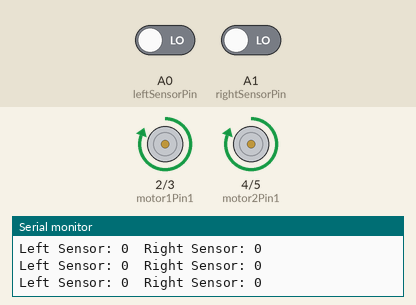
Bench run of a sketch on a simulated Arduino Uno, built with avr-gcc and run on an emulated ATmega328P. Parts: motor-driver pin pairs drawn as motors (green arrow = first pin HIGH = forward, orange = second pin HIGH = backward, longer = more drive), the last lines printed to the serial monitor. The inputs (shaded band) are chosen by the test bench; at power-on: A0 (leftSensorPin) LOW, A1 (rightSensorPin) LOW.

Above: at 1.2 s.
1.3 s: A0 (leftSensorPin) driven HIGH
At 1.6 s:
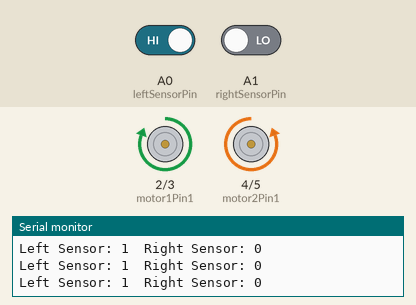
2.8 s: A1 (rightSensorPin) driven HIGH
At 4.0 s:
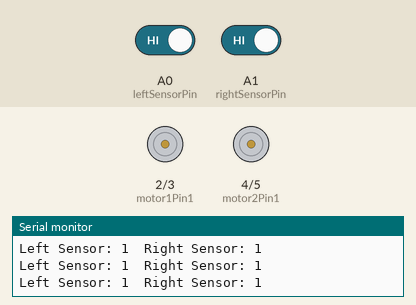
4.3 s: A0 (leftSensorPin) driven LOW
At 5.5 s:
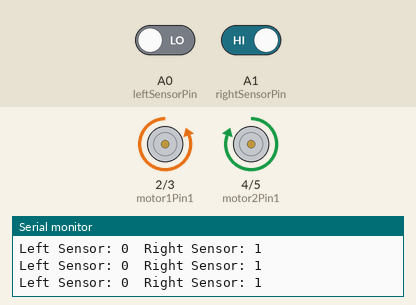
5.8 s: A1 (rightSensorPin) driven LOW
At 6.9 s:
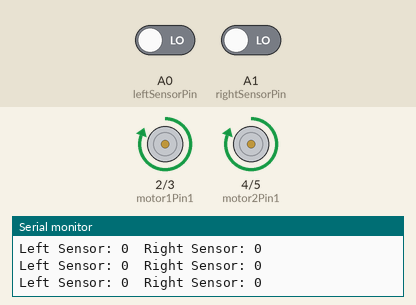
Timing chart, 0 to 8.3 s (numbered marks = the images above; inputs shaded):
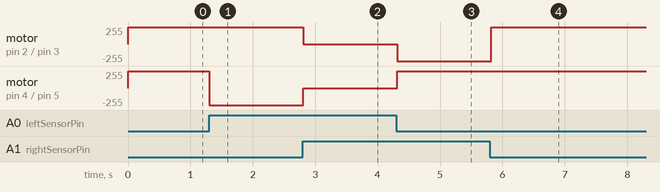

The sketch:

teste_2sensor_linhaE2motores.ino
```cpp
// Definição dos pinos para controle dos motores na Motor Shield L293D
const int motor1Pin1 = 2;
const int motor1Pin2 = 3;
const int motor2Pin1 = 4;
const int motor2Pin2 = 5;

// Definição dos pinos dos sensores de linha
const int leftSensorPin = A0;
const int rightSensorPin = A1;

void setup() {
  // Define os pinos dos motores como saída
  pinMode(motor1Pin1, OUTPUT);
  pinMode(motor1Pin2, OUTPUT);
  pinMode(motor2Pin1, OUTPUT);
  pinMode(motor2Pin2, OUTPUT);

  // Define os pinos dos sensores de linha como entrada
  pinMode(leftSensorPin, INPUT);
  pinMode(rightSensorPin, INPUT);

  // Inicializa a comunicação serial para depuração
  Serial.begin(9600);
}

void loop() {
  // Lê o valor dos sensores de linha
  int leftSensorValue = digitalRead(leftSensorPin);
  int rightSensorValue = digitalRead(rightSensorPin);

  // Depuração: imprime os valores dos sensores no Monitor Serial
  Serial.print("Left Sensor: ");
  Serial.print(leftSensorValue);
  Serial.print("  Right Sensor: ");
  Serial.println(rightSensorValue);

  // Lógica de controle do carrinho
  if (leftSensorValue == HIGH && rightSensorValue == LOW) {
    // Linha detectada apenas pelo sensor esquerdo (curva para a direita)
    moveRight();
  } else if (leftSensorValue == LOW && rightSensorValue == HIGH) {
    // Linha detectada apenas pelo sensor direito (curva para a esquerda)
    moveLeft();
  } else if (leftSensorValue == LOW && rightSensorValue == LOW) {
    // Linha detectada por ambos os sensores (vai em frente)
    moveForward();
  } else {
    // Nenhuma linha detectada (para)
    stopMotors();
  }

  delay(100); // Pausa para estabilização
}

void moveForward() {
  // Move todos os motores para frente
  digitalWrite(motor1Pin1, HIGH);
  digitalWrite(motor1Pin2, LOW);
  digitalWrite(motor2Pin1, HIGH);
  digitalWrite(motor2Pin2, LOW);
}

void moveRight() {
  // Curva para a direita (motor esquerdo para frente, motor direito para trás)
  digitalWrite(motor1Pin1, HIGH);
  digitalWrite(motor1Pin2, LOW);
  digitalWrite(motor2Pin1, LOW);
  digitalWrite(motor2Pin2, HIGH);
}

void moveLeft() {
  // Curva para a esquerda (motor direito para frente, motor esquerdo para trás)
  digitalWrite(motor1Pin1, LOW);
  digitalWrite(motor1Pin2, HIGH);
  digitalWrite(motor2Pin1, HIGH);
  digitalWrite(motor2Pin2, LOW);
}

void stopMotors() {
  // Para todos os motores
  digitalWrite(motor1Pin1, LOW);
  digitalWrite(motor1Pin2, LOW);
  digitalWrite(motor2Pin1, LOW);
  digitalWrite(motor2Pin2, LOW);
}
```

Measured:
- after the input at 1.3 s, motor on pin 4 (motor2Pin1) / pin 5 (motor2Pin2): forward 255/255 → backward 255/255 at once
- after the input at 2.8 s, motor on pin 2 (motor1Pin1) / pin 3 (motor1Pin2): forward 255/255 → stopped at once; motor on pin 4 (motor2Pin1) / pin 5 (motor2Pin2): backward 255/255 → stopped at once
- after the input at 4.3 s, motor on pin 2 (motor1Pin1) / pin 3 (motor1Pin2): stopped → backward 255/255 at once; motor on pin 4 (motor2Pin1) / pin 5 (motor2Pin2): stopped → forward 255/255 at once
- after the input at 5.8 s, motor on pin 2 (motor1Pin1) / pin 3 (motor1Pin2): backward 255/255 → forward 255/255 at once
